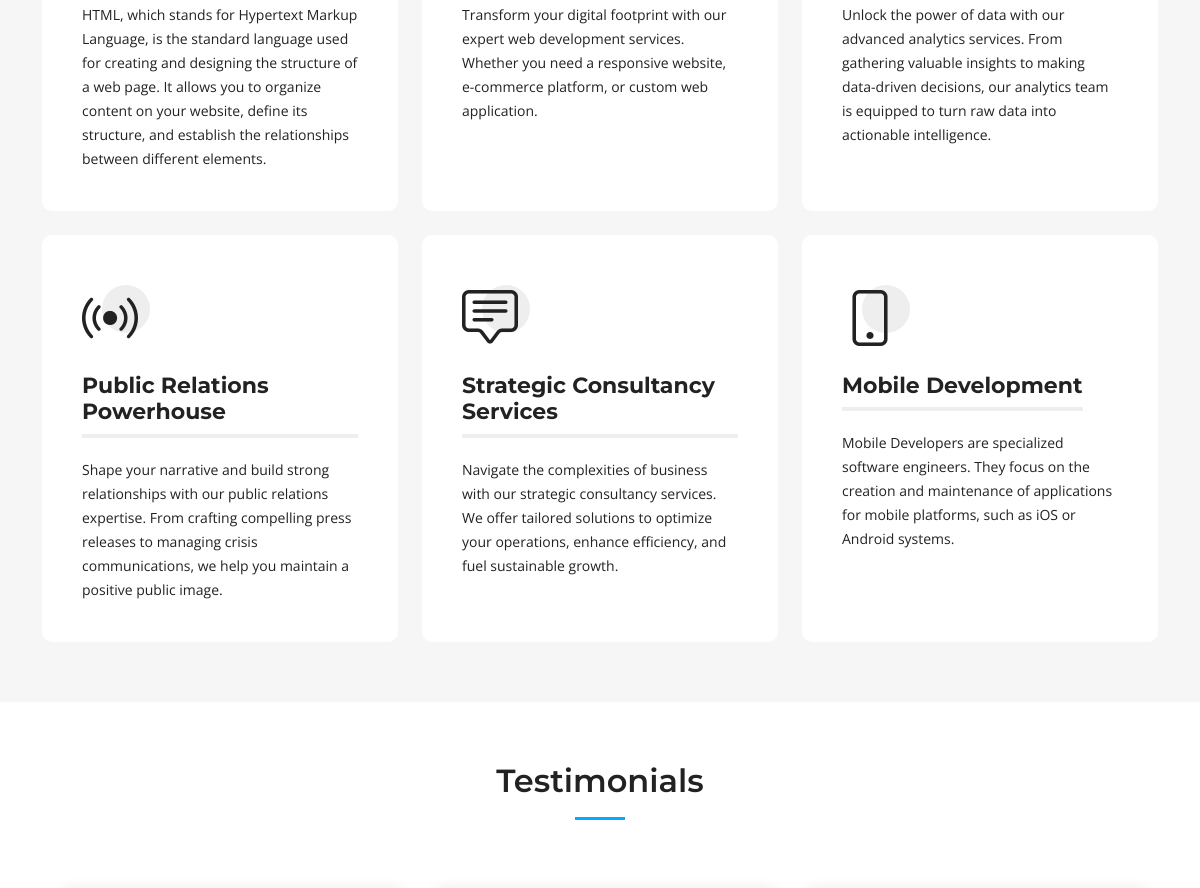
/ (middle part), run on an earlier commit of the app's database.
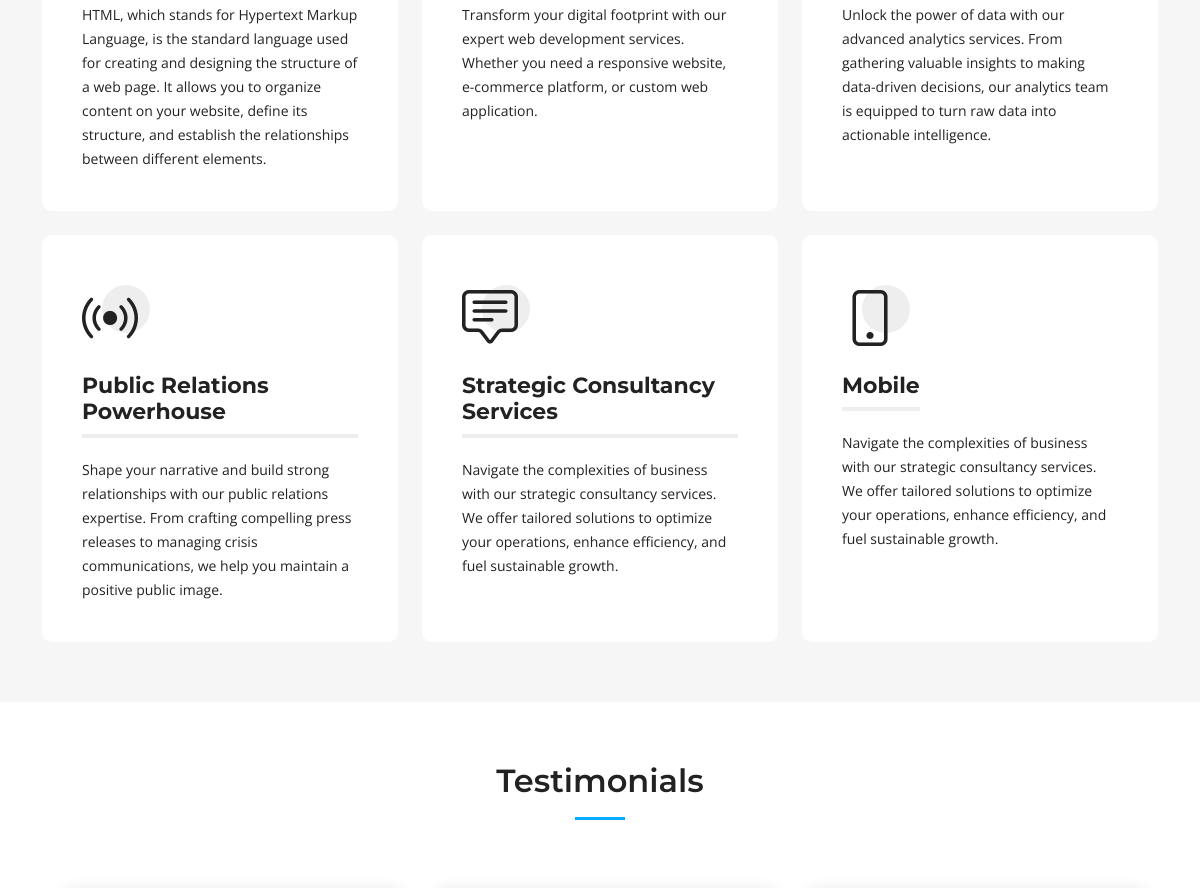
And on a later commit of the database.
### home/models.py (models this page shows, shortened)
class Service(models.Model):
    icon=models.CharField(max_length=50, blank=True, null=True)
    title=models.CharField(max_length=250, blank=True, null=True)
    description=models.TextField()

### home/views.py (the view)
# urls.py: 2. Add a URL to urlpatterns:  path('', views.home, name='home')
def home(request):
    all_records=User.objects.first()
    print(f"User:{User.location}")
    services=Service.objects.all()
    testimonial=Testimonial.objects.all()
    faqs=FAQ.objects.all()
    context={
        "location":all_records.location,
        "email":all_records.email,
        "phone":all_records.phone,
        "video_url":all_records.video_url,
        "instagram_url":all_records.instagram_url,
        "facebook_url":all_records.facebook_url,
        "linkedin_url":all_records.linkedin_url,
        "github_url":all_records.github_url,
        "services":services,
        "testimonial":testimonial,
        "faqs":faqs
    }
    return render(request, 'home/home.html',context)

### templates/home/home.html (shortened to what this page needs)
{% load static %}
<!DOCTYPE html>
<html lang="en">
<head>
  <link href="{% static 'assets/vendor/bootstrap/css/bootstrap.min.css' %}" rel="stylesheet">
  <link href="{% static 'assets/vendor/bootstrap-icons/bootstrap-icons.css' %}" rel="stylesheet">
  <link href="{% static 'assets/vendor/aos/aos.css' %}" rel="stylesheet">
  <link href="{% static 'assets/vendor/glightbox/css/glightbox.min.css' %}" rel="stylesheet">
  <link href="{% static 'assets/vendor/swiper/swiper-bundle.min.css' %}" rel="stylesheet">
  <link href="{% static 'css/main.css' %}" rel="stylesheet">
</head>
<body>
  <main id="main">
    <section id="services" class="services sections-bg">
      <div class="container" data-aos="fade-up">
        <div class="row gy-4" data-aos="fade-up" data-aos-delay="100">
          {% for service in services%}
          <div class="col-lg-4 col-md-6">
            <div class="service-item  position-relative">
              <div class="icon">
                <i class="{{service.icon}}"></i>
              </div>
              <h3>{{service.title}}</h3>
              <p>{{service.description}}</p>
            </div>
          </div>
          {% endfor %}
        </div>
      </div>
    </section>
    <section id="testimonials" class="testimonials">
      <div class="container" data-aos="fade-up">
        <div class="section-header">
          <h2>Testimonials</h2>
        </div>
        <div class="slides-3 swiper" data-aos="fade-up" data-aos-delay="100">
          <div class="swiper-wrapper">
            {% for testimonial in testimonial %}
            <div class="swiper-slide">
            </div>
            {% endfor %}
          </div>
        </div>
      </div>
    </section>
  </main>
</body>
</html>

What changed in the data, as far as the page shows it:
changed Service: title "Mobile Development" → "Mobile"; description "Mobile Developers are specialized software engineers. They focus on the creation and maintenance of applications for mobile platforms, such as iOS or Android systems." → "Navigate the complexities of business with our strategic consultancy services. We offer tailored solutions to optimize your operations, enhance efficiency, and fuel sustainable growth."
